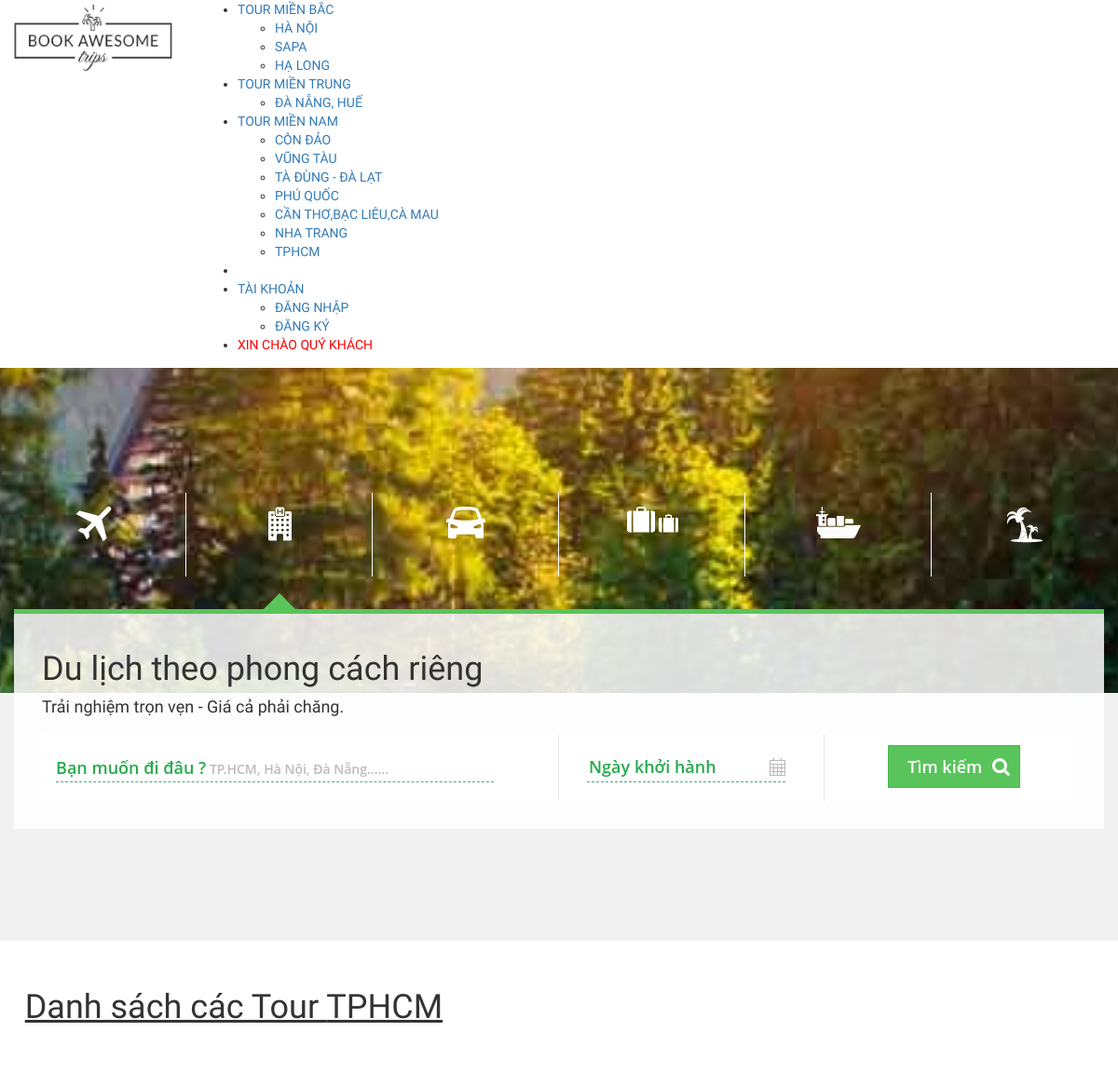
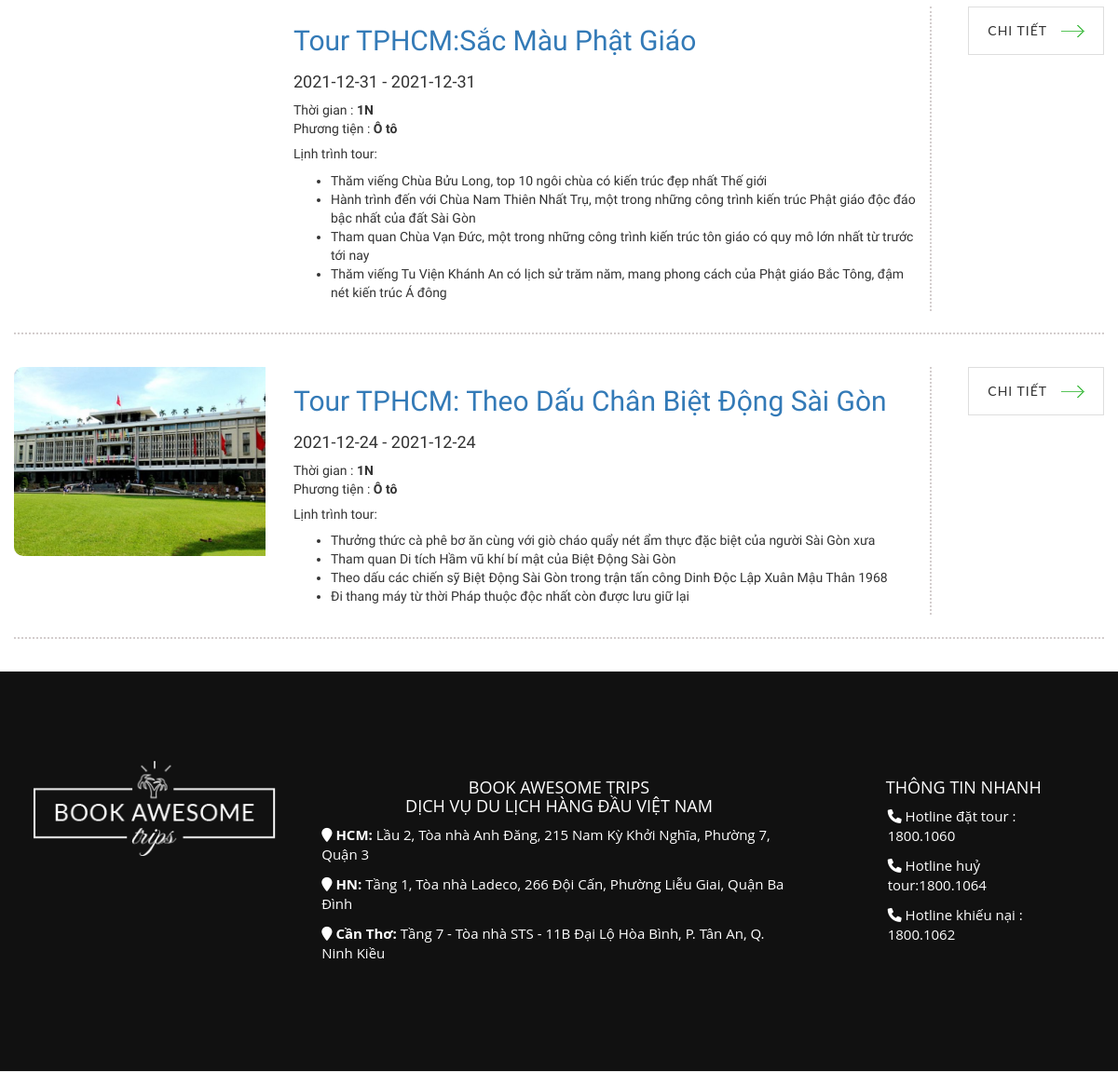
The page /index.php?action=home&act=search&ac=HCM&name=TPHCM on the database its author committed (2 pictures, top to bottom).
### tables this page shows
CREATE TABLE `tour` (
  `tourID` int(11) NOT NULL,
  `tourName` varchar(128) NOT NULL,
  `startingPoint` varchar(128) NOT NULL,
  `destination` varchar(128) NOT NULL,
  `time` varchar(128) NOT NULL,
  `transport` varchar(128) NOT NULL,
  `begin` date DEFAULT NULL,
  `end` date DEFAULT NULL,
  `priceTour` int(11) NOT NULL,
  `sale` varchar(11) NOT NULL,
  `saleTour` int(11) NOT NULL,
  `numPeople` int(11) NOT NULL,
  `thumbnail` text NOT NULL,
  `galleries` longtext NOT NULL,
  `typeTour` int(11) NOT NULL,
  `typeDestination` varchar(5) DEFAULT NULL,
  `schedule` text NOT NULL,
  `detailTour` text NOT NULL
);

### Model/connect.php (called while the page is built, shortened)
<?php
class connect
{
	var $db=null;
	public function __construct()
	{
		$dsn='mysql:host=localhost;dbname=mytour2';
		$user='root';
		$pass='';
		$this->db=new PDO($dsn,$user,$pass,array(PDO::MYSQL_ATTR_INIT_COMMAND=>"SET NAMES utf8"));
	}
	public function getList($select)
	{
		$results=$this->db->query($select);
		return($results);
	}
}
?>

### Model/tour.php (called while the page is built, shortened)
<?php
    class Tour {
        public function getDestination($type) {
            $db = new connect();
            $selectDB = "select * from tour where typeDestination = '$type'";
            $result = $db->getList($selectDB);
            return $result;
        }
    }
?>

### View/tourSearch.php (the view, shortened to what this page needs)
<div class="container-fluid" style="background-color:white">
    <br>
    <?php
       $tour = new Tour();
       if (isset($_GET['id'])) {
           $id = $_GET['id'];
           $result = $tour->getListRegions($id);
       } else if (isset($_GET['ac'])) {
           $typeDestination = $_GET['ac'];
           $result = $tour->getDestination($typeDestination);
       }
       if (isset($_GET['ac'])) :
           if (isset($_GET['name'])) :
               $name =$_GET['name'];
       ?>
            <div class="">
                <?php
                   echo "
               <div class='title-wrap '>
                   <div class='ravel-title'>
                   ";
                   echo "<h1 > <u> Danh sách các Tour " . $name . "</u> </h1>";
                   echo " </div>
               </div> ";
                   ?>
            </div>
    <?php
           endif;
       endif;
       ?>
    <?php
       while ($set = $result->fetch()) :
       ?>
        <div class=" my-3" style="margin:3% auto">
            <div class="tour-item" style="padding-bottom: 2%; border-bottom: 2px dotted #d3cdcd;">
                <div class=" row ">
                    <div class=" col-md-3">
                        <a href="index.php?action=home&act=detailTour&id=<?php echo $set['tourID']; ?>">
                            <img src="Content/images/tour/<?php echo $set['thumbnail']; ?>" alt="" style="width:100%;border-radius: 10px 0px 0px 10px;">
                        </a>
                    </div>
                    <div class="col-md-7" style="border-right: 2px dotted #d3cdcd;">
                        <div class="cruise-name">
                            <a href="index.php?action=home&act=detailTour&id=<?php echo $set['tourID']; ?>">
                                <h2><?php echo $set['tourName']; ?> </h2>
                            </a>
                        </div>
                        <div class="content-item">
                            <div class="departure cruise-name" style="margin-top:18px">
                                <h4> <?php echo $set['begin']; ?> - <?php echo $set['end']; ?></h4>
                            </div>
                            <div class="time">Thời gian : <b><?php echo $set['time']; ?></b> </div>
                            <div class="vehicle">
                                Phương tiện : <b> <?php echo $set['transport']; ?> </b> </div>
                            <div class="plan">
                                <h5> Lịnh trình tour:</h5>
                                <div class="plan-detail">
                                    <?php echo $set['schedule']; ?>
                                </div>
                            </div>
                        </div>
                    </div>
                    <div class="col-md-2">
                        <a href="index.php?action=home&act=detailTour&id=<?php echo $set['tourID']; ?>" title="" class="awe-btn awe-btn-5 awe-btn-lager arrow-right text-uppercase float-right">CHI TIẾT</a>
                    </div>
                </div>
            </div>
        </div>
    <?php
       endwhile;
       echo " </div>"
       ?>

### rows shown on the page
tour: tourName "Tour TPHCM:Sắc Màu Phật Giáo", begin "2021-12-31", end "2021-12-31", time "1N", transport "Ô tô", schedule "Thăm viếng Chùa Bửu Long, top 10 ngôi chùa có kiến trúc đẹp nhất Thế giới Hành trình đến với Chùa Nam Thiên Nhất Trụ, một trong những công trình kiến trúc Phật giáo độc đáo bậc nhất của đất Sài Gòn Tham quan Chùa Vạn Đức, một trong những công trình kiến trúc tôn giáo có quy mô lớn nhất từ trước tới nay Thăm viếng Tu Viện Khánh An có lịch sử trăm năm, mang phong cách của Phật giáo Bắc Tông, đậm nét kiến trúc Á đông"
tour: thumbnail (picture), tourName "Tour TPHCM: Theo Dấu Chân Biệt Động Sài Gòn", begin "2021-12-24", end "2021-12-24", time "1N", transport "Ô tô", schedule "Thưởng thức cà phê bơ ăn cùng với giò cháo quẩy nét ẩm thực đặc biệt của người Sài Gòn xưa Tham quan Di tích Hầm vũ khí bí mật của Biệt Động Sài Gòn Theo dấu các chiến sỹ Biệt Động Sài Gòn trong trận tấn công Dinh Độc Lập Xuân Mậu Thân 1968 Đi thang máy từ thời Pháp thuộc độc nhất còn được lưu giữ lại"

### other values the page prints
$set['destination'] "HÀ NỘI"
$set['destination'] "SAPA"
$set['destination'] "HẠ LONG"
$set['destination'] "ĐÀ NẴNG, HUẾ"
$set['destination'] "CÔN ĐẢO"
$set['destination'] "VŨNG TÀU"
$set['destination'] "TÀ ĐÙNG - ĐÀ LẠT"
$set['destination'] "PHÚ QUỐC"
$set['destination'] "CẦN THƠ,BẠC LIÊU,CÀ MAU"
$set['destination'] "NHA TRANG"
$set['destination'] "TPHCM"
$name "TPHCM"
